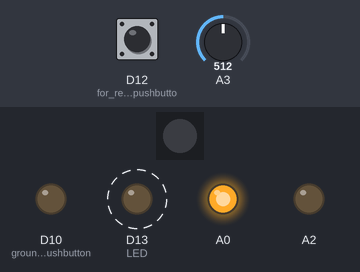
Bench run of a sketch on a simulated Arduino Due. Parts: 1 RGB LEDs in strip order, left to right, output pins drawn as LEDs (lit = HIGH). Dashed ring = blinking. Inputs (shaded band) come from the test bench; at power-on: A3 = 512, D12 (for_reading_the_pushbutto) HIGH (analog values on the 0–1023 scale). What the sketch prints to the serial monitor is not drawn.

Above: at 1.8 s.
1.9 s: A3 set to 174
3.5 s: A3 set to 149
Timing chart, 0 to 12.5 s (numbered marks = the images above; inputs shaded):
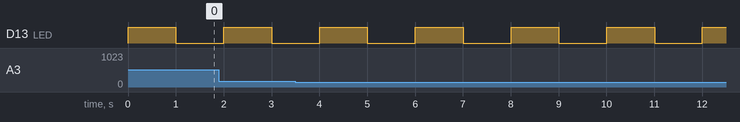

The sketch:

S1_Read__Write__Blink.ino
```cpp
#include "RTClib.h"   // RTClib by Adafruit needed for %f in printf()
#include <Adafruit_DotStar.h>
Adafruit_DotStar m0dotStar(1, 41, 40, DOTSTAR_BRG);

void setup() {
  // put your setup code here, to run once:
  Serial.begin(115200);              // set the serial port speed
  while(!Serial && millis() < 5000); // wait for the USB to wake up
  // Use Serial.print() for single element outputs, or for programming the UNO
  Serial.printf("\n\nRick's M0 Setup for S1\n\n");
  Serial.printf("\nBe careful when using Serial.printf() because there is a limited buffer that is quite short\n");
  Serial.print("\nBe careful when using Serial.printf() because there is a limited buffer that is quite short\n so you should use Serial.print() or several Serial.printf() calls in a row\n\n");

  // Turn off the bright LED to make the pin labels readable without glare
  m0dotStar.setBrightness(0);
  m0dotStar.show();

  // Set the resolutions so that input is 16 bit, going from 0-65535
  analogReadResolution(16);

  // Make A2 a ground pin so you can just plug in the pot on A0/A1/A2
  pinMode(A2,OUTPUT);
  digitalWrite(A2,0);
  // Start with A0 at +3.3V for the pot
  analogWrite(A0,65535);

  // put a pushbutton across pins 10 and 12
  pinMode(10, OUTPUT);        // ground for the pushbutton
  digitalWrite(10, 0);
  pinMode(12, INPUT_PULLUP);  // for reading the pushbutton state

  // For LED output on just about every Arduino-like board
  pinMode(13, OUTPUT);

  Serial.printf("Time [s], Pin 12, A3\n");  // provide headings to name the outputs in loop()
}

void loop() {
  // put your main code here, to run repeatedly:
  float t = micros() / 1000000.;// time in seconds, decimal point!
  int d12 = digitalRead(12);    // pushbutton state from pin 12
  int a3 = analogRead(A3);      // analog value from pin A3
  // Be careful not to send too much to Serial all at once, the output buffer is small.
  Serial.printf("%8.3f s since start, %d digitalRead() on pin 12,", t, d12);
  // Use Serial.printf() for formatted output made up of multiple elements.
  // (not available on the UNO due to memory limitations!)
  Serial.printf(" %5d\n", a3);
  digitalWrite(13,!digitalRead(13));// turn the LED on and off
  delay(1000);                      // delay makes things slow to respond
}
```

Measured:
- by itself, D13 (LED): alternates HIGH for 1.0 s and LOW for 1.0 s
